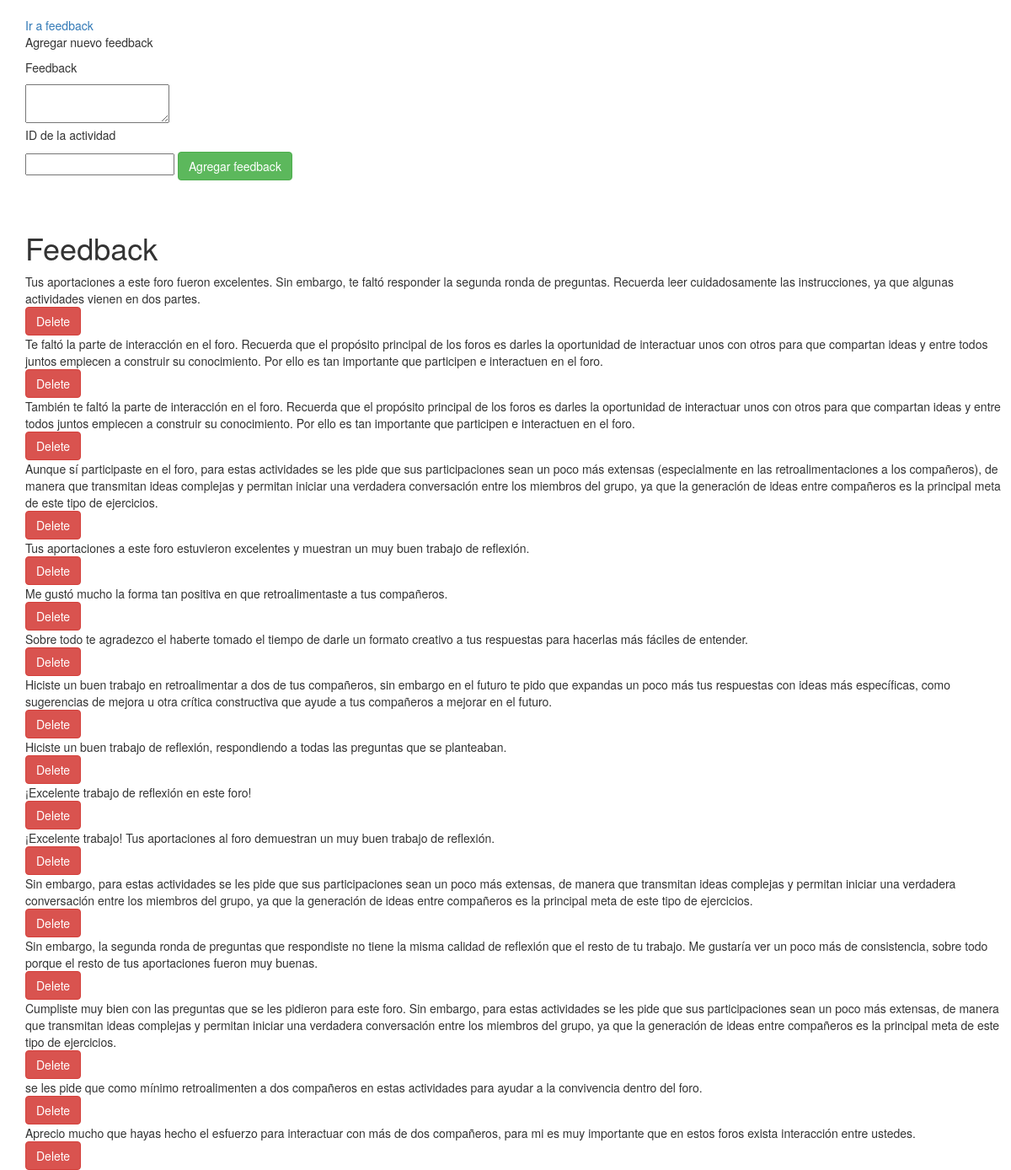
Page /managefeedback/1 on the committed database.
### feedbackinator/models.py (models this page shows)
class Feedback(db.Model):
	id = db.Column(db.Integer, primary_key=True)
	actividad = db.Column(db.Integer, db.ForeignKey("actividades.id"), nullable=False)
	feedback = db.Column(db.Text, nullable = False)
	def __repr__(self):
		return self.feedback

### feedbackinator/routes.py (the view)
@app.route("/managefeedback/<actividad>")
def managefeedback(actividad):
	feedback = Feedback.query.filter_by(actividad=actividad).all()
	return render_template("managefeedback.html", feedback=feedback, actividad=actividad)

### feedbackinator/templates/managefeedback.html (shortened to what this page needs)
{% extends "base.html" %}
{% block content %}
<div class="container mt-3 mb-10">
</div>
<div class="container mt-3 mb-10">
	<a href="/feedback/{{actividad}}">Ir a feedback</a>
    <p>Agregar nuevo feedback</p>
    <form class="form-inline my-2 my-lg-0" action="/nuevofeedback" method="POST">
    <p>Feedback</p>
    	<textarea id="feedback", name="feedback">
        </textarea><br>
    <p>ID de la actividad</p>
    <input type="text", id="nombreactividad", name="nombreactividad" required>
    <button type="submit" class="btn btn-success">Agregar feedback</button>
    </form>
</div>
<div class="container mt-3 mb-10">
</div>
<div class="container mt-3 mb-10">
</div>
<div class="container mt-3 mb-10">
    <h1>Feedback</h1>
</div>
<div class="container mt-3 mb-10">
	{% if feedback is not none %}
        {% for feed in feedback %}
        <div class="container">
            <div class="row mb-3">
                <div class="col">
                    {{ feed }}
                </div>
                <div class="col">
                    <form class="form-inline my2 my-lg-0" action="/borrarfeedback/{{ feed.id }}" method="POST">
                        <input type="submit" value="Delete" class="btn btn-danger">
                    </form>
                </div>
            </div>
        </div>
        {% endfor %}
    {% else %}
        <div class="container">
            <h4>Todavía no hay feedback.</h4>
        </div>
    {% endif %}
</div>
{% endblock %}

### rows in the picture
Feedback: feedback "Tus aportaciones a este foro fueron excelentes. Sin embargo, te faltó responder la segunda ronda de preguntas. Recuerda leer cuidadosamente las instrucciones, ya que algunas actividades vienen en dos partes."
Feedback: feedback "Te faltó la parte de interacción en el foro. Recuerda que el propósito principal de los foros es darles la oportunidad de interactuar unos con otros para que compartan ideas y entre todos juntos empiecen a construir su conocimiento. Por ello es tan importante que participen e interactuen en el foro."
Feedback: feedback "También te faltó la parte de interacción en el foro. Recuerda que el propósito principal de los foros es darles la oportunidad de interactuar unos con otros para que compartan ideas y entre todos juntos empiecen a construir su conocimiento. Por ello es tan importante que participen e interactuen en el foro."
Feedback: feedback "Aunque sí participaste en el foro, para estas actividades se les pide que sus participaciones sean un poco más extensas (especialmente en las retroalimentaciones a los compañeros), de manera que transmitan ideas complejas y permitan iniciar una verdadera conversación entre los miembros del grupo, ya que la generación de ideas entre compañeros es la principal meta de este tipo de ejercicios."
Feedback: feedback "Tus aportaciones a este foro estuvieron excelentes y muestran un muy buen trabajo de reflexión."
Feedback: feedback "Me gustó mucho la forma tan positiva en que retroalimentaste a tus compañeros."
Feedback: feedback "Sobre todo te agradezco el haberte tomado el tiempo de darle un formato creativo a tus respuestas para hacerlas más fáciles de entender."
Feedback: feedback "Hiciste un buen trabajo en retroalimentar a dos de tus compañeros, sin embargo en el futuro te pido que expandas un poco más tus respuestas con ideas más específicas, como sugerencias de mejora u otra crítica constructiva que ayude a tus compañeros a mejorar en el futuro."
Feedback: feedback "Hiciste un buen trabajo de reflexión, respondiendo a todas las preguntas que se planteaban."
Feedback: feedback "¡Excelente trabajo de reflexión en este foro!"
Feedback: feedback "¡Excelente trabajo! Tus aportaciones al foro demuestran un muy buen trabajo de reflexión."
Feedback: feedback "Sin embargo, para estas actividades se les pide que sus participaciones sean un poco más extensas, de manera que transmitan ideas complejas y permitan iniciar una verdadera conversación entre los miembros del grupo, ya que la generación de ideas entre compañeros es la principal meta de este tipo de ejercicios."
Feedback: feedback "Sin embargo, la segunda ronda de preguntas que respondiste no tiene la misma calidad de reflexión que el resto de tu trabajo. Me gustaría ver un poco más de consistencia, sobre todo porque el resto de tus aportaciones fueron muy buenas."
Feedback: feedback "Cumpliste muy bien con las preguntas que se les pidieron para este foro. Sin embargo, para estas actividades se les pide que sus participaciones sean un poco más extensas, de manera que transmitan ideas complejas y permitan iniciar una verdadera conversación entre los miembros del grupo, ya que la generación de ideas entre compañeros es la principal meta de este tipo de ejercicios."
Feedback: feedback "se les pide que como mínimo retroalimenten a dos compañeros en estas actividades para ayudar a la convivencia dentro del foro."
Feedback: feedback "Aprecio mucho que hayas hecho el esfuerzo para interactuar con más de dos compañeros, para mi es muy importante que en estos foros exista interacción entre ustedes."
